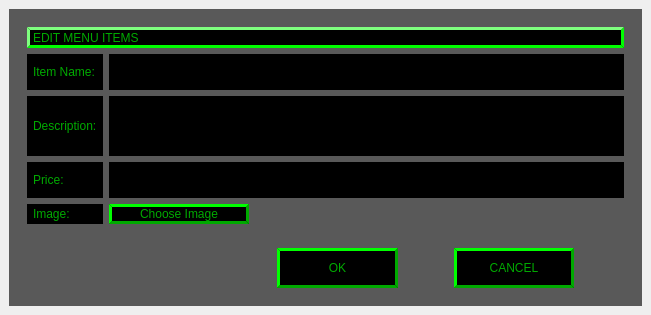
<?xml version="1.0" encoding="UTF-8"?>
<ui version="4.0">
 <class>editDialog_MainWindow</class>
 <widget class="QMainWindow" name="editDialog_MainWindow">
  <property name="geometry">
   <rect>
    <x>0</x>
    <y>0</y>
    <width>651</width>
    <height>315</height>
   </rect>
  </property>
  <property name="sizePolicy">
   <sizepolicy hsizetype="Preferred" vsizetype="Preferred">
    <horstretch>0</horstretch>
    <verstretch>0</verstretch>
   </sizepolicy>
  </property>
  <property name="windowTitle">
   <string>MainWindow</string>
  </property>
  <widget class="QWidget" name="centralwidget">
   <layout class="QVBoxLayout" name="verticalLayout_2">
    <item>
     <widget class="QWidget" name="widget" native="true">
      <property name="styleSheet">
       <string notr="true">background-color: rgb(89, 89, 89);</string>
      </property>
      <layout class="QVBoxLayout" name="verticalLayout_3">
       <item>
        <widget class="QWidget" name="widget_3" native="true">
         <layout class="QVBoxLayout" name="verticalLayout">
          <item>
           <widget class="QLabel" name="editMenuItems_label">
            <property name="sizePolicy">
             <sizepolicy hsizetype="Preferred" vsizetype="Minimum">
              <horstretch>0</horstretch>
              <verstretch>0</verstretch>
             </sizepolicy>
            </property>
            <property name="styleSheet">
             <string notr="true">color: rgb(0, 170, 0);
border-color: rgb(0, 255, 0);
background-color: rgb(0, 0, 0);
font: 13pt &quot;MS Shell Dlg 2&quot;;
border-style: outset;
border-width: 3px;</string>
            </property>
            <property name="text">
             <string>EDIT MENU ITEMS</string>
            </property>
           </widget>
          </item>
          <item>
           <layout class="QGridLayout" name="gridLayout">
            <item row="1" column="0">
             <widget class="QLabel" name="description_label">
              <property name="styleSheet">
               <string notr="true">color: rgb(0, 170, 0);
background-color: rgb(0, 0, 0);
font: 12pt &quot;MS Shell Dlg 2&quot;;
border-style: outset;
border-width: 3px;</string>
              </property>
              <property name="text">
               <string>Description:</string>
              </property>
             </widget>
            </item>
            <item row="0" column="0">
             <widget class="QLabel" name="itemName_label">
              <property name="styleSheet">
               <string notr="true">color: rgb(0, 170, 0);
background-color: rgb(0, 0, 0);
font: 12pt &quot;MS Shell Dlg 2&quot;;
border-style: outset;
border-width: 3px;</string>
              </property>
              <property name="text">
               <string>Item Name:</string>
              </property>
             </widget>
            </item>
            <item row="2" column="0">
             <widget class="QLabel" name="price_label">
              <property name="styleSheet">
               <string notr="true">color: rgb(0, 170, 0);
background-color: rgb(0, 0, 0);
font: 12pt &quot;MS Shell Dlg 2&quot;;
border-style: outset;
border-width: 3px;</string>
              </property>
              <property name="text">
               <string>Price:</string>
              </property>
             </widget>
            </item>
            <item row="3" column="0">
             <widget class="QLabel" name="image_label">
              <property name="styleSheet">
               <string notr="true">color: rgb(0, 170, 0);
background-color: rgb(0, 0, 0);
font: 12pt &quot;MS Shell Dlg 2&quot;;
border-style: outset;
border-width: 3px;</string>
              </property>
              <property name="text">
               <string>Image:</string>
              </property>
             </widget>
            </item>
            <item row="0" column="1">
             <widget class="QPlainTextEdit" name="itemName_plainTextEdit">
              <property name="maximumSize">
               <size>
                <width>16777214</width>
                <height>36</height>
               </size>
              </property>
              <property name="styleSheet">
               <string notr="true">color: rgb(0, 170, 0);
background-color: rgb(0, 0, 0);
font: 13pt &quot;MS Shell Dlg 2&quot;;
border-style: outset;
border-width: 3px;</string>
              </property>
             </widget>
            </item>
            <item row="1" column="1">
             <widget class="QPlainTextEdit" name="description_plainTextEdit">
              <property name="maximumSize">
               <size>
                <width>16777214</width>
                <height>60</height>
               </size>
              </property>
              <property name="styleSheet">
               <string notr="true">color: rgb(0, 170, 0);
background-color: rgb(0, 0, 0);
font: 13pt &quot;MS Shell Dlg 2&quot;;
border-style: outset;
border-width: 3px;</string>
              </property>
             </widget>
            </item>
            <item row="2" column="1">
             <widget class="QPlainTextEdit" name="price_plainTextEdit">
              <property name="maximumSize">
               <size>
                <width>16777214</width>
                <height>36</height>
               </size>
              </property>
              <property name="styleSheet">
               <string notr="true">color: rgb(0, 170, 0);
background-color: rgb(0, 0, 0);
font: 13pt &quot;MS Shell Dlg 2&quot;;
border-style: outset;
border-width: 3px;</string>
              </property>
             </widget>
            </item>
            <item row="3" column="1">
             <widget class="QPushButton" name="image_pushButton">
              <property name="sizePolicy">
               <sizepolicy hsizetype="Fixed" vsizetype="Fixed">
                <horstretch>15</horstretch>
                <verstretch>0</verstretch>
               </sizepolicy>
              </property>
              <property name="maximumSize">
               <size>
                <width>140</width>
                <height>16777215</height>
               </size>
              </property>
              <property name="styleSheet">
               <string notr="true">color: rgb(0, 170, 0);
background-color: rgb(0, 0, 0);
font: 13pt &quot;MS Shell Dlg 2&quot;;
border-style: outset;
border-width: 3px;</string>
              </property>
              <property name="text">
               <string>Choose Image</string>
              </property>
             </widget>
            </item>
           </layout>
          </item>
         </layout>
        </widget>
       </item>
       <item>
        <widget class="QWidget" name="widget_2" native="true">
         <layout class="QHBoxLayout" name="horizontalLayout">
          <item>
           <spacer name="horizontalSpacer">
            <property name="orientation">
             <enum>Qt::Horizontal</enum>
            </property>
            <property name="sizeType">
             <enum>QSizePolicy::Fixed</enum>
            </property>
            <property name="sizeHint" stdset="0">
             <size>
              <width>250</width>
              <height>40</height>
             </size>
            </property>
           </spacer>
          </item>
          <item>
           <widget class="QPushButton" name="ok_pushButton">
            <property name="sizePolicy">
             <sizepolicy hsizetype="Minimum" vsizetype="Minimum">
              <horstretch>0</horstretch>
              <verstretch>0</verstretch>
             </sizepolicy>
            </property>
            <property name="styleSheet">
             <string notr="true">color: rgb(0, 170, 0);
background-color: rgb(0, 0, 0);
font: 13pt &quot;MS Shell Dlg 2&quot;;
border-style: outset;
border-width: 3px;</string>
            </property>
            <property name="text">
             <string>OK</string>
            </property>
           </widget>
          </item>
          <item>
           <spacer name="horizontalSpacer_3">
            <property name="orientation">
             <enum>Qt::Horizontal</enum>
            </property>
            <property name="sizeType">
             <enum>QSizePolicy::Fixed</enum>
            </property>
            <property name="sizeHint" stdset="0">
             <size>
              <width>50</width>
              <height>20</height>
             </size>
            </property>
           </spacer>
          </item>
          <item>
           <widget class="QPushButton" name="cancel_pushButton">
            <property name="sizePolicy">
             <sizepolicy hsizetype="Minimum" vsizetype="Minimum">
              <horstretch>0</horstretch>
              <verstretch>0</verstretch>
             </sizepolicy>
            </property>
            <property name="styleSheet">
             <string notr="true">color: rgb(0, 170, 0);
background-color: rgb(0, 0, 0);
font: 13pt &quot;MS Shell Dlg 2&quot;;
border-style: outset;
border-width: 3px;</string>
            </property>
            <property name="text">
             <string>CANCEL</string>
            </property>
           </widget>
          </item>
          <item>
           <spacer name="horizontalSpacer_4">
            <property name="orientation">
             <enum>Qt::Horizontal</enum>
            </property>
            <property name="sizeType">
             <enum>QSizePolicy::Fixed</enum>
            </property>
            <property name="sizeHint" stdset="0">
             <size>
              <width>50</width>
              <height>20</height>
             </size>
            </property>
           </spacer>
          </item>
         </layout>
        </widget>
       </item>
      </layout>
     </widget>
    </item>
   </layout>
  </widget>
 </widget>
 <resources/>
 <connections/>
</ui>
